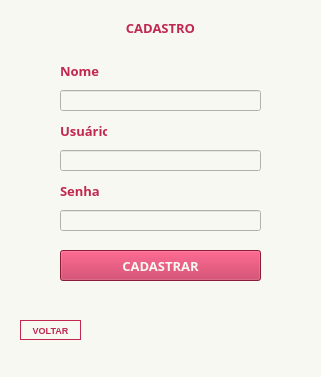
<?xml version="1.0" encoding="UTF-8"?>
<ui version="4.0">
 <class>MainWindow</class>
 <widget class="QMainWindow" name="MainWindow">
  <property name="geometry">
   <rect>
    <x>0</x>
    <y>0</y>
    <width>321</width>
    <height>377</height>
   </rect>
  </property>
  <property name="minimumSize">
   <size>
    <width>321</width>
    <height>377</height>
   </size>
  </property>
  <property name="maximumSize">
   <size>
    <width>321</width>
    <height>377</height>
   </size>
  </property>
  <property name="windowTitle">
   <string>Cadastre-se</string>
  </property>
  <property name="windowIcon">
   <iconset>
    <normaloff>../../AppData/PycharmProjects/DSINav/imagens/login icone.png</normaloff>../../AppData/PycharmProjects/DSINav/imagens/login icone.png</iconset>
  </property>
  <property name="styleSheet">
   <string notr="true">background-color : #F7F8F2;;</string>
  </property>
  <widget class="QWidget" name="centralwidget">
   <widget class="QLabel" name="label">
    <property name="geometry">
     <rect>
      <x>90</x>
      <y>20</y>
      <width>141</width>
      <height>16</height>
     </rect>
    </property>
    <property name="font">
     <font>
      <family>Calisto MT</family>
      <pointsize>10</pointsize>
      <weight>75</weight>
      <bold>true</bold>
     </font>
    </property>
    <property name="styleSheet">
     <string notr="true">color : #C0284F;</string>
    </property>
    <property name="text">
     <string notr="true">CADASTRO</string>
    </property>
    <property name="alignment">
     <set>Qt::AlignCenter</set>
    </property>
   </widget>
   <widget class="QLineEdit" name="edtUsuarioCadastro">
    <property name="geometry">
     <rect>
      <x>60</x>
      <y>150</y>
      <width>201</width>
      <height>21</height>
     </rect>
    </property>
   </widget>
   <widget class="QLabel" name="label_2">
    <property name="geometry">
     <rect>
      <x>60</x>
      <y>120</y>
      <width>47</width>
      <height>21</height>
     </rect>
    </property>
    <property name="font">
     <font>
      <family>Calisto MT</family>
      <pointsize>10</pointsize>
      <weight>75</weight>
      <bold>true</bold>
     </font>
    </property>
    <property name="styleSheet">
     <string notr="true">color:#C0284F</string>
    </property>
    <property name="text">
     <string>Usuário</string>
    </property>
   </widget>
   <widget class="QLineEdit" name="edtSenhaCadastro">
    <property name="geometry">
     <rect>
      <x>60</x>
      <y>210</y>
      <width>201</width>
      <height>21</height>
     </rect>
    </property>
    <property name="echoMode">
     <enum>QLineEdit::Password</enum>
    </property>
   </widget>
   <widget class="QLabel" name="label_3">
    <property name="geometry">
     <rect>
      <x>60</x>
      <y>180</y>
      <width>47</width>
      <height>21</height>
     </rect>
    </property>
    <property name="font">
     <font>
      <family>Calisto MT</family>
      <pointsize>10</pointsize>
      <weight>75</weight>
      <bold>true</bold>
     </font>
    </property>
    <property name="styleSheet">
     <string notr="true">color:#C0284F</string>
    </property>
    <property name="text">
     <string>Senha</string>
    </property>
   </widget>
   <widget class="QPushButton" name="btnCadastrar">
    <property name="geometry">
     <rect>
      <x>60</x>
      <y>250</y>
      <width>201</width>
      <height>31</height>
     </rect>
    </property>
    <property name="font">
     <font>
      <family>Calisto MT</family>
      <pointsize>10</pointsize>
      <weight>75</weight>
      <bold>true</bold>
     </font>
    </property>
    <property name="styleSheet">
     <string notr="true">background-color: #C0284F;
color: rgb(247, 248, 242)</string>
    </property>
    <property name="text">
     <string>CADASTRAR</string>
    </property>
   </widget>
   <widget class="QPushButton" name="btnVoltar">
    <property name="geometry">
     <rect>
      <x>20</x>
      <y>320</y>
      <width>61</width>
      <height>20</height>
     </rect>
    </property>
    <property name="font">
     <font>
      <pointsize>7</pointsize>
      <weight>75</weight>
      <bold>true</bold>
     </font>
    </property>
    <property name="styleSheet">
     <string notr="true">background-color: #F7F8F2;
border-width: 1px;
border-style: solid;
border-color: #C0284F; 
color : #C0284F;</string>
    </property>
    <property name="text">
     <string>VOLTAR</string>
    </property>
   </widget>
   <widget class="QLineEdit" name="edtNomeCadastro">
    <property name="geometry">
     <rect>
      <x>60</x>
      <y>90</y>
      <width>201</width>
      <height>21</height>
     </rect>
    </property>
   </widget>
   <widget class="QLabel" name="label_4">
    <property name="geometry">
     <rect>
      <x>60</x>
      <y>60</y>
      <width>47</width>
      <height>21</height>
     </rect>
    </property>
    <property name="font">
     <font>
      <family>Calisto MT</family>
      <pointsize>10</pointsize>
      <weight>75</weight>
      <bold>true</bold>
     </font>
    </property>
    <property name="styleSheet">
     <string notr="true">color:#C0284F</string>
    </property>
    <property name="text">
     <string>Nome</string>
    </property>
   </widget>
  </widget>
  <widget class="QStatusBar" name="statusbar"/>
 </widget>
 <resources/>
 <connections/>
</ui>
